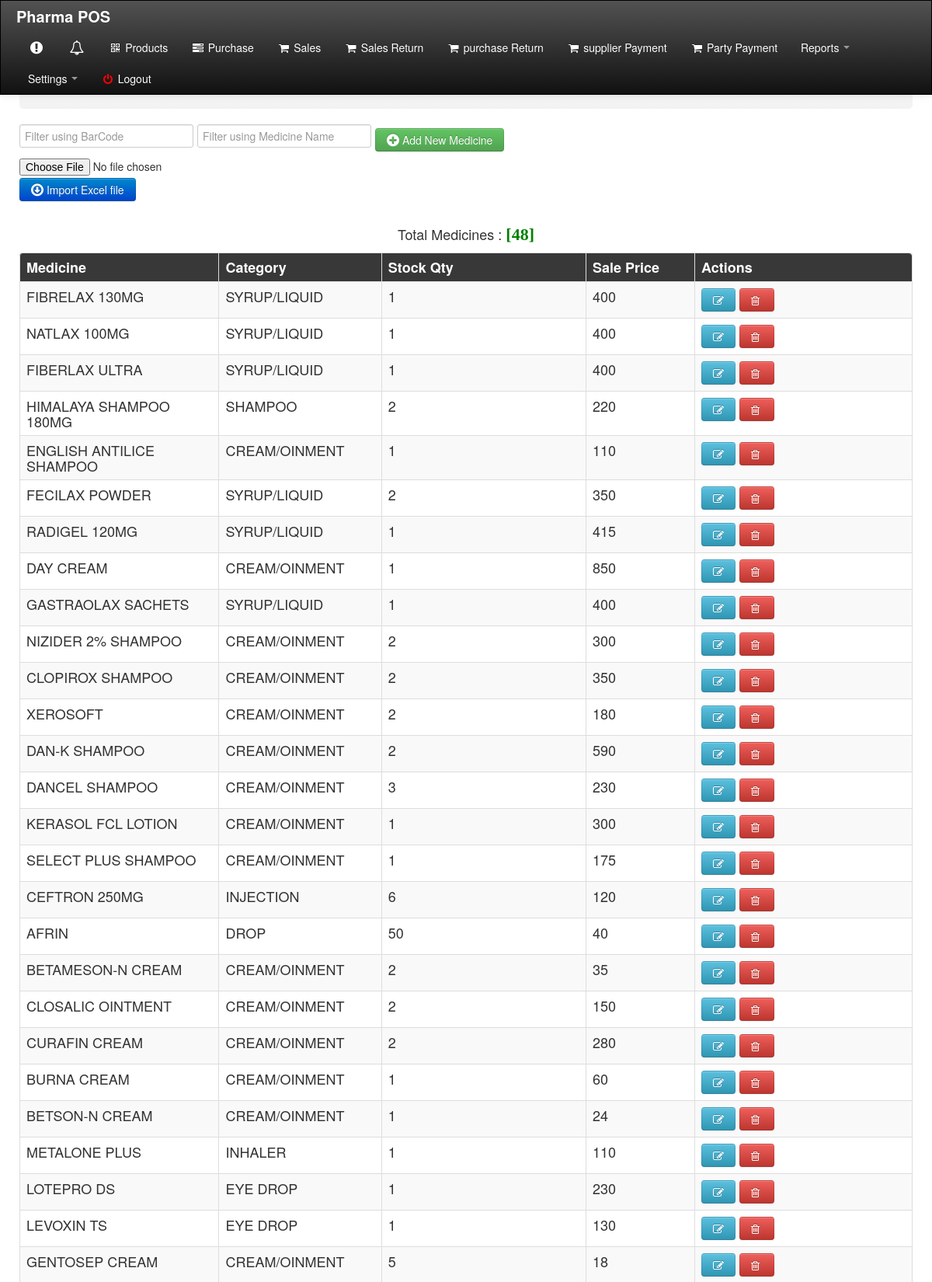
Screenshot of /product/view.php (signed in, upper part) with the database file from the repository.
### tables this page shows
CREATE TABLE `product` (
  `id` int(11) NOT NULL,
  `item_id` varchar(12) DEFAULT NULL,
  `product_code` varchar(12) NOT NULL,
  `bar_code` varchar(20) NOT NULL,
  `medicine_name` varchar(150) DEFAULT NULL,
  `generic_name` varchar(80) DEFAULT NULL,
  `pack_size` varchar(15) DEFAULT NULL,
  `pcs_per_pack` float DEFAULT NULL,
  `quantity` int(11) NOT NULL,
  `used_quantity` int(11) NOT NULL,
  `remain_quantity` int(11) NOT NULL,
  `act_remain_quantity` int(11) NOT NULL,
  `unit_buy_price` float DEFAULT NULL,
  `unit_sale_price` float DEFAULT NULL,
  `sale_per_pcs` float DEFAULT NULL,
  `price_date` date DEFAULT NULL,
  `supplier` varchar(50) DEFAULT NULL,
  `supplier_id` varchar(12) DEFAULT NULL,
  `item_category` varchar(50) DEFAULT NULL,
  `active_prod` varchar(5) DEFAULT NULL,
  `op_qty` int(30) NOT NULL
);

### product/view.php (the view, shortened to what this page needs)
<!DOCTYPE html>
<html>
<head>
    <link rel="stylesheet" type="text/css" href="../css/bootstrap.css">
  <link rel="stylesheet" type="text/css" href="../css/font-awesome.min.css">
  <link rel="stylesheet" type="text/css" href="../css/bootstrap-responsive.css">
  <link rel="stylesheet" type="text/css" href="../src/facebox.css">
  <link rel="stylesheet" type="text/css" href="../css/style.css">
</head>
<body>
  <?php include('../top_menu_inner.php'); ?>
     <div class="container" style="background-color:#fff;">
      <div class="row">
        <div class="contentheader">
          <h1>Items / Medicines</h1>
           </div><br>
            <input type="text"  id="name_med1" size="4"  onkeyup="med_name1()" placeholder="Filter using BarCode" title="Type BarCode">
            <input type="text" size="4"  id="med_quantity" onkeyup="quanti()" placeholder="Filter using Medicine Name" title="Type Medicine Name">
           <a href="index.php?invoice_number=<?php echo $_GET['invoice_number']?>" id="popup"><button class="btn btn-success btn-md" name="submit"><span class="icon-plus-sign icon-large"></span> Add New Medicine</button></a>
               <form action="import_xls.php?invoice_number=<?php echo $_GET['invoice_number']?>" method="post"
                name="frmExcelImport" id="frmExcelImport" enctype="multipart/form-data">
                <div>
               <input type="file" name="file"
                   id="file" accept=".xls,.xlsx" required>
                </div>
           <button class="btn btn-primary btn-md" name="submit"><span class="icon-download icon-large"></span> Import Excel file</button>
            </form>
      </div>
    </div>
    <?php
         $select_sql = "SELECT * FROM product order by medicine_name";
         $select_query = mysqli_query($con,$select_sql);
         $row = mysqli_num_rows($select_query);
    ?>
      <div class="container" style="background-color:#fff;">
	   <div style="text-align:center;background-color:#fff;" >
        Total Medicines : <font color="green" style="font:bold 22px 'Aleo';">[<?php echo $row;?>]</font>
      </div>
    <div class="row">
      <div class="col-12">
        <form method="POST">
            <div style="height: auto;">
          <table id="table0" class="table table-bordered table-striped table-hover">
           <thead>
             <tr style="background-color: #383838; color: #FFFFFF;" >
				 <th width="3%">Medicine</th>
				 <th width="1%">Category</th>
				 <th width="5%">Stock Qty</th>
				 <th width="2%">Sale Price</th>
				 <th width="5%">Actions</th>
             </tr>
           </thead>
            <tbody>
        <?php include("../dbcon.php"); ?>
        <?php $sql = "SELECT * FROM product"; ?>
        <?php $result =  mysqli_query($con,$sql); ?>
        <?php while( $row =  mysqli_fetch_array($result)) : ?>
        <tr style="">
            <td><?php echo $row['medicine_name']; ?></td>
            <td><?php echo $row['item_category']; ?></td>
            <td><?php echo $row['remain_quantity']; ?></td>
            <td><?php echo $row['sale_per_pcs']; ?></td>
            <td><a id="popup" href="update_view.php?id=<?php echo $row['id']?>&invoice_number=<?php echo $_GET['invoice_number']?>"><button class="btn btn-info"><span class="icon-edit"></span></button></a>
          <button class="btn btn-danger delete" id="<?php echo $row['id']?>"><span class="icon-trash"></span>&nbsp;</button></td>
            </tr>
        <?php endwhile ?>
    </tbody>
           </table>
         </div>
      </form>
      </div>
    </div>
    </div>
 </body>
</html>

### product/view.php (style rules this page uses)
body { background-image: url(https://thumbs.dreamstime.com/b/pharmacy-interior-blurred-background-58416047.jpg); }

### rows the page displays
product: medicine_name "FIBRELAX 130MG", item_category "SYRUP/LIQUID", remain_quantity "1", sale_per_pcs "400"
product: medicine_name "NATLAX 100MG", item_category "SYRUP/LIQUID", remain_quantity "1", sale_per_pcs "400"
product: medicine_name "FIBERLAX ULTRA", item_category "SYRUP/LIQUID", remain_quantity "1", sale_per_pcs "400"
product: medicine_name "HIMALAYA SHAMPOO 180MG", item_category "SHAMPOO", remain_quantity "2", sale_per_pcs "220"
product: medicine_name "ENGLISH ANTILICE SHAMPOO", item_category "CREAM/OINMENT", remain_quantity "1", sale_per_pcs "110"
product: medicine_name "FECILAX POWDER", item_category "SYRUP/LIQUID", remain_quantity "2", sale_per_pcs "350"
product: medicine_name "RADIGEL 120MG", item_category "SYRUP/LIQUID", remain_quantity "1", sale_per_pcs "415"
product: medicine_name "DAY CREAM", item_category "CREAM/OINMENT", remain_quantity "1", sale_per_pcs "850"
product: medicine_name "GASTRAOLAX SACHETS", item_category "SYRUP/LIQUID", remain_quantity "1", sale_per_pcs "400"
product: medicine_name "NIZIDER 2% SHAMPOO", item_category "CREAM/OINMENT", remain_quantity "2", sale_per_pcs "300"
product: medicine_name "CLOPIROX SHAMPOO", item_category "CREAM/OINMENT", remain_quantity "2", sale_per_pcs "350"
product: medicine_name "XEROSOFT", item_category "CREAM/OINMENT", remain_quantity "2", sale_per_pcs "180"
product: medicine_name "DAN-K SHAMPOO", item_category "CREAM/OINMENT", remain_quantity "2", sale_per_pcs "590"
product: medicine_name "DANCEL SHAMPOO", item_category "CREAM/OINMENT", remain_quantity "3", sale_per_pcs "230"
product: medicine_name "KERASOL FCL LOTION", item_category "CREAM/OINMENT", remain_quantity "1", sale_per_pcs "300"
product: medicine_name "SELECT PLUS SHAMPOO", item_category "CREAM/OINMENT", remain_quantity "1", sale_per_pcs "175"
product: medicine_name "CEFTRON 250MG", item_category "INJECTION", remain_quantity "6", sale_per_pcs "120"
product: medicine_name "AFRIN", item_category "DROP", remain_quantity "50", sale_per_pcs "40"
product: medicine_name "BETAMESON-N CREAM", item_category "CREAM/OINMENT", remain_quantity "2", sale_per_pcs "35"
product: medicine_name "CLOSALIC OINTMENT", item_category "CREAM/OINMENT", remain_quantity "2", sale_per_pcs "150"
product: medicine_name "CURAFIN CREAM", item_category "CREAM/OINMENT", remain_quantity "2", sale_per_pcs "280"
product: medicine_name "BURNA CREAM", item_category "CREAM/OINMENT", remain_quantity "1", sale_per_pcs "60"
product: medicine_name "BETSON-N CREAM", item_category "CREAM/OINMENT", remain_quantity "1", sale_per_pcs "24"
product: medicine_name "METALONE PLUS", item_category "INHALER", remain_quantity "1", sale_per_pcs "110"
product: medicine_name "LOTEPRO DS", item_category "EYE DROP", remain_quantity "1", sale_per_pcs "230"
product: medicine_name "LEVOXIN TS", item_category "EYE DROP", remain_quantity "1", sale_per_pcs "130"
product: medicine_name "GENTOSEP CREAM", item_category "CREAM/OINMENT", remain_quantity "5", sale_per_pcs "18"

### other values shown
$row "48"
